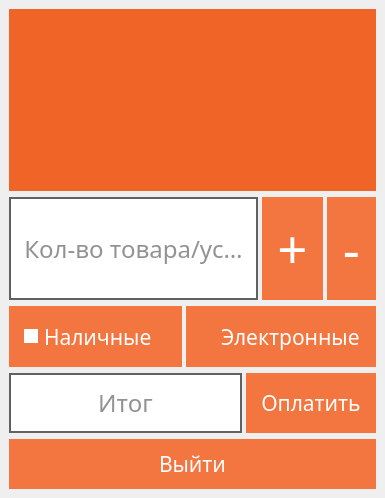
<?xml version="1.0" encoding="UTF-8"?>
<ui version="4.0">
 <class>ServicePayWindow</class>
 <widget class="QMainWindow" name="ServicePayWindow">
  <property name="geometry">
   <rect>
    <x>0</x>
    <y>0</y>
    <width>385</width>
    <height>498</height>
   </rect>
  </property>
  <property name="sizePolicy">
   <sizepolicy hsizetype="Preferred" vsizetype="Minimum">
    <horstretch>0</horstretch>
    <verstretch>0</verstretch>
   </sizepolicy>
  </property>
  <property name="minimumSize">
   <size>
    <width>0</width>
    <height>0</height>
   </size>
  </property>
  <property name="maximumSize">
   <size>
    <width>16777215</width>
    <height>16777215</height>
   </size>
  </property>
  <property name="windowTitle">
   <string>MainWindow</string>
  </property>
  <widget class="QWidget" name="centralWidget">
   <property name="styleSheet">
    <string notr="true">QLineEdit
{
	color: #212529;
	padding: 10px;
	border: 2px solid #616161;
	background-color: white;
}

QLineEdit:focus
{
	border: 3px solid #272727;
}

QLineEdit:disabled
{
	background-color: #3F3F3F;
	color: #FFF;
}



QPushButton,
QRadioButton
{
    background-color: #F3753F;
    color: white;
	border: none;
	padding: 15px;
}
QPushButton:hover:!pressed,
QRadioButton:hover:!pressed
{
	background-color: #F16427;
}
QPushButton:pressed,
QRadioButton:pressed
{
	background-color: #F6986F;
	color: black;
}
QPushButton::disabled,
QRadioButton::disabled
{
	background-color: #3F3F3F;
}



QListWidget,
QListView
{
	color: #212529;
	background-color: #F16427;
	border: 5px solid #F16427;
}
QListWidget:disabled,
QListView:disabled
{
	background-color: #3F3F3F;
	border: 5px solid #3F3F3F;
	color: #FFF;
}



QListWidget::item,
QListView::item
{
	border-radius: 5px;
	background-color: white;
	color: black;
	border: 3px solid #F16427;
	padding: 3px;
	margin-right: 5px;
}
QListWidget::item:hover:!selected,
QListView::item:hover:!selected
{
	background-color: #CCCCCC;
}
QListWidget::item:selected,
QListView::item:selected
{
	border: 5px solid #A7FC00;
}




QListView QScrollBar:vertical
{
	border: none;
    background: #3F3F3F;
	border-radius: 5px;
}
QListView QScrollBar:handle:vertical
{
    background: #42AAFF;
	border-radius: 5px;
}
QListView QScrollBar:add-line:vertical,
QListView QScrollBar:sub-line:vertical
{
	border: none;
    background: #42AAFF;
	border-radius: 5px;
}
QListView QScrollBar:up-arrow:vertical,
QListView QScrollBar:down-arrow:vertical
{
	background-color: transparent;
}</string>
   </property>
   <layout class="QVBoxLayout" name="verticalLayout">
    <item>
     <widget class="QListView" name="servicesListView">
      <property name="sizePolicy">
       <sizepolicy hsizetype="Expanding" vsizetype="Expanding">
        <horstretch>0</horstretch>
        <verstretch>0</verstretch>
       </sizepolicy>
      </property>
      <property name="font">
       <font>
        <family>Fira Sans Condensed</family>
        <pointsize>18</pointsize>
       </font>
      </property>
      <property name="styleSheet">
       <string notr="true"/>
      </property>
      <property name="horizontalScrollBarPolicy">
       <enum>Qt::ScrollBarAlwaysOff</enum>
      </property>
      <property name="wordWrap">
       <bool>true</bool>
      </property>
     </widget>
    </item>
    <item>
     <widget class="QFrame" name="serviceQuantityFrame">
      <property name="frameShape">
       <enum>QFrame::NoFrame</enum>
      </property>
      <property name="frameShadow">
       <enum>QFrame::Raised</enum>
      </property>
      <layout class="QHBoxLayout" name="horizontalLayout_4">
       <property name="spacing">
        <number>4</number>
       </property>
       <property name="leftMargin">
        <number>0</number>
       </property>
       <property name="topMargin">
        <number>0</number>
       </property>
       <property name="rightMargin">
        <number>0</number>
       </property>
       <property name="bottomMargin">
        <number>0</number>
       </property>
       <item>
        <widget class="QLineEdit" name="serviceLineEdit">
         <property name="sizePolicy">
          <sizepolicy hsizetype="Expanding" vsizetype="Preferred">
           <horstretch>0</horstretch>
           <verstretch>0</verstretch>
          </sizepolicy>
         </property>
         <property name="minimumSize">
          <size>
           <width>0</width>
           <height>0</height>
          </size>
         </property>
         <property name="font">
          <font>
           <family>Fira Sans Condensed</family>
           <pointsize>18</pointsize>
          </font>
         </property>
         <property name="styleSheet">
          <string notr="true"/>
         </property>
         <property name="maxLength">
          <number>64</number>
         </property>
         <property name="alignment">
          <set>Qt::AlignCenter</set>
         </property>
         <property name="readOnly">
          <bool>true</bool>
         </property>
         <property name="placeholderText">
          <string>Кол-во товара/услуги</string>
         </property>
        </widget>
       </item>
       <item>
        <widget class="QPushButton" name="servicePlusButton">
         <property name="sizePolicy">
          <sizepolicy hsizetype="Expanding" vsizetype="Preferred">
           <horstretch>0</horstretch>
           <verstretch>0</verstretch>
          </sizepolicy>
         </property>
         <property name="minimumSize">
          <size>
           <width>0</width>
           <height>0</height>
          </size>
         </property>
         <property name="maximumSize">
          <size>
           <width>16777215</width>
           <height>16777215</height>
          </size>
         </property>
         <property name="font">
          <font>
           <family>Fira Sans Condensed</family>
           <pointsize>40</pointsize>
          </font>
         </property>
         <property name="styleSheet">
          <string notr="true"/>
         </property>
         <property name="text">
          <string>+</string>
         </property>
         <property name="checkable">
          <bool>false</bool>
         </property>
        </widget>
       </item>
       <item>
        <widget class="QPushButton" name="serviceMinusButton">
         <property name="sizePolicy">
          <sizepolicy hsizetype="Expanding" vsizetype="Preferred">
           <horstretch>0</horstretch>
           <verstretch>0</verstretch>
          </sizepolicy>
         </property>
         <property name="minimumSize">
          <size>
           <width>0</width>
           <height>0</height>
          </size>
         </property>
         <property name="maximumSize">
          <size>
           <width>16777215</width>
           <height>16777215</height>
          </size>
         </property>
         <property name="font">
          <font>
           <family>Fira Sans Condensed</family>
           <pointsize>40</pointsize>
          </font>
         </property>
         <property name="styleSheet">
          <string notr="true"/>
         </property>
         <property name="text">
          <string>-</string>
         </property>
         <property name="checkable">
          <bool>false</bool>
         </property>
        </widget>
       </item>
      </layout>
     </widget>
    </item>
    <item>
     <widget class="QFrame" name="chooseMethodFrame">
      <property name="styleSheet">
       <string notr="true">QRadioButton::indicator
{
	background: transparent;
}
QRadioButton::indicator:checked
{
	background-color: white;
}</string>
      </property>
      <property name="frameShape">
       <enum>QFrame::NoFrame</enum>
      </property>
      <property name="frameShadow">
       <enum>QFrame::Raised</enum>
      </property>
      <layout class="QHBoxLayout" name="horizontalLayout_5">
       <property name="spacing">
        <number>4</number>
       </property>
       <property name="leftMargin">
        <number>0</number>
       </property>
       <property name="topMargin">
        <number>0</number>
       </property>
       <property name="rightMargin">
        <number>0</number>
       </property>
       <property name="bottomMargin">
        <number>0</number>
       </property>
       <item>
        <widget class="QRadioButton" name="serviceCashRadio">
         <property name="sizePolicy">
          <sizepolicy hsizetype="Preferred" vsizetype="Preferred">
           <horstretch>0</horstretch>
           <verstretch>0</verstretch>
          </sizepolicy>
         </property>
         <property name="font">
          <font>
           <family>Fira Sans Condensed</family>
           <pointsize>16</pointsize>
          </font>
         </property>
         <property name="styleSheet">
          <string notr="true"/>
         </property>
         <property name="text">
          <string>Наличные</string>
         </property>
         <property name="checkable">
          <bool>true</bool>
         </property>
         <property name="checked">
          <bool>true</bool>
         </property>
        </widget>
       </item>
       <item>
        <widget class="QRadioButton" name="serviceCardRadio">
         <property name="sizePolicy">
          <sizepolicy hsizetype="Preferred" vsizetype="Preferred">
           <horstretch>0</horstretch>
           <verstretch>0</verstretch>
          </sizepolicy>
         </property>
         <property name="font">
          <font>
           <family>Fira Sans Condensed</family>
           <pointsize>16</pointsize>
          </font>
         </property>
         <property name="styleSheet">
          <string notr="true"/>
         </property>
         <property name="text">
          <string>Электронные</string>
         </property>
         <property name="checked">
          <bool>false</bool>
         </property>
        </widget>
       </item>
      </layout>
     </widget>
    </item>
    <item>
     <widget class="QFrame" name="payServiceFrame">
      <property name="frameShape">
       <enum>QFrame::NoFrame</enum>
      </property>
      <property name="frameShadow">
       <enum>QFrame::Raised</enum>
      </property>
      <layout class="QHBoxLayout" name="horizontalLayout_6">
       <property name="spacing">
        <number>4</number>
       </property>
       <property name="leftMargin">
        <number>0</number>
       </property>
       <property name="topMargin">
        <number>0</number>
       </property>
       <property name="rightMargin">
        <number>0</number>
       </property>
       <property name="bottomMargin">
        <number>0</number>
       </property>
       <item>
        <widget class="QLineEdit" name="serviceAllCostLineEdit">
         <property name="sizePolicy">
          <sizepolicy hsizetype="Expanding" vsizetype="Preferred">
           <horstretch>0</horstretch>
           <verstretch>0</verstretch>
          </sizepolicy>
         </property>
         <property name="minimumSize">
          <size>
           <width>0</width>
           <height>0</height>
          </size>
         </property>
         <property name="font">
          <font>
           <family>Fira Sans Condensed</family>
           <pointsize>18</pointsize>
          </font>
         </property>
         <property name="styleSheet">
          <string notr="true"/>
         </property>
         <property name="maxLength">
          <number>64</number>
         </property>
         <property name="alignment">
          <set>Qt::AlignCenter</set>
         </property>
         <property name="readOnly">
          <bool>true</bool>
         </property>
         <property name="placeholderText">
          <string>Итог</string>
         </property>
        </widget>
       </item>
       <item>
        <widget class="QPushButton" name="servicePayButton">
         <property name="sizePolicy">
          <sizepolicy hsizetype="Expanding" vsizetype="Preferred">
           <horstretch>0</horstretch>
           <verstretch>0</verstretch>
          </sizepolicy>
         </property>
         <property name="minimumSize">
          <size>
           <width>0</width>
           <height>50</height>
          </size>
         </property>
         <property name="maximumSize">
          <size>
           <width>2000</width>
           <height>2000</height>
          </size>
         </property>
         <property name="font">
          <font>
           <family>Fira Sans Condensed</family>
           <pointsize>16</pointsize>
          </font>
         </property>
         <property name="cursor">
          <cursorShape>PointingHandCursor</cursorShape>
         </property>
         <property name="styleSheet">
          <string notr="true"/>
         </property>
         <property name="text">
          <string>Оплатить</string>
         </property>
        </widget>
       </item>
      </layout>
     </widget>
    </item>
    <item>
     <widget class="QPushButton" name="exitButton">
      <property name="sizePolicy">
       <sizepolicy hsizetype="Expanding" vsizetype="Preferred">
        <horstretch>0</horstretch>
        <verstretch>0</verstretch>
       </sizepolicy>
      </property>
      <property name="minimumSize">
       <size>
        <width>0</width>
        <height>50</height>
       </size>
      </property>
      <property name="maximumSize">
       <size>
        <width>2000</width>
        <height>2000</height>
       </size>
      </property>
      <property name="font">
       <font>
        <family>Fira Sans Condensed</family>
        <pointsize>16</pointsize>
       </font>
      </property>
      <property name="cursor">
       <cursorShape>PointingHandCursor</cursorShape>
      </property>
      <property name="styleSheet">
       <string notr="true"/>
      </property>
      <property name="text">
       <string>Выйти</string>
      </property>
     </widget>
    </item>
   </layout>
  </widget>
 </widget>
 <resources/>
 <connections/>
</ui>
